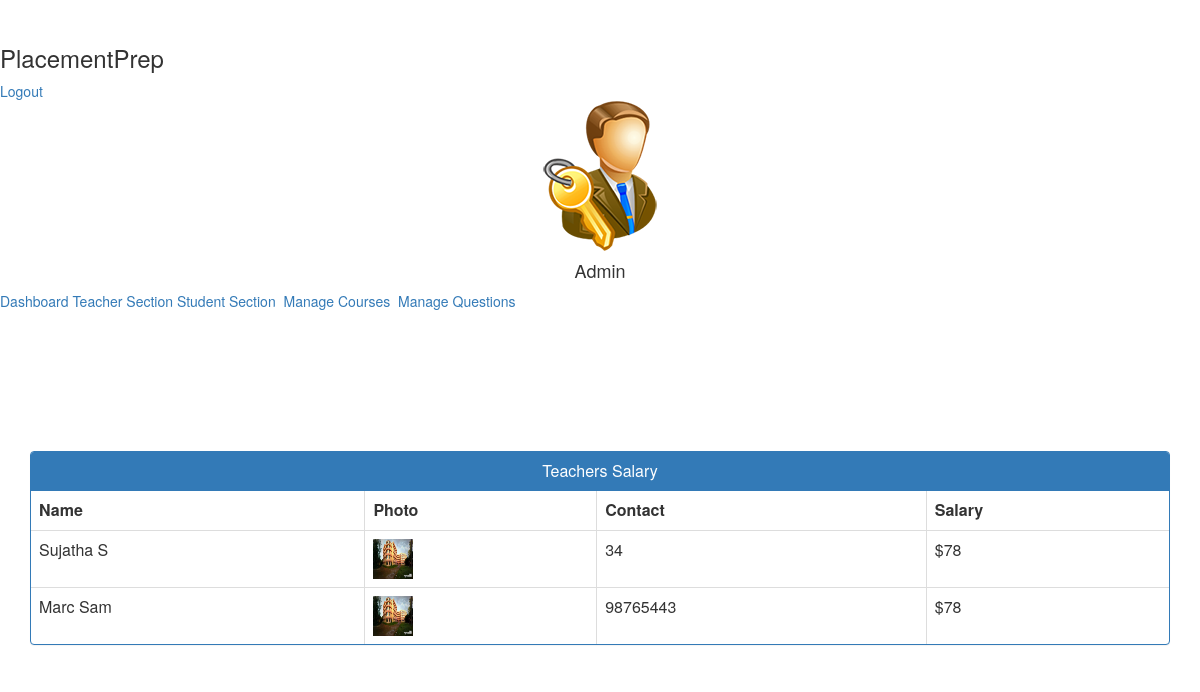
The app's page /admin-view-teacher-salary (signed in), older data.
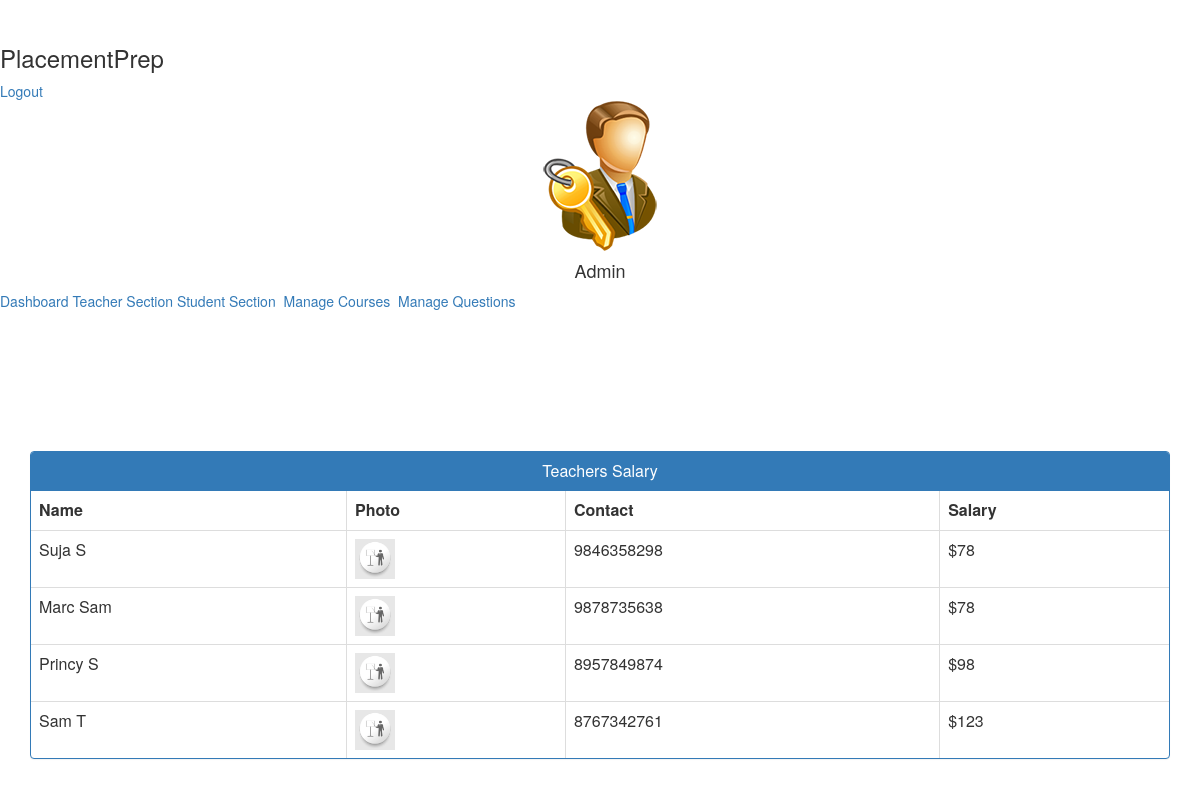
The same page, newer data.
### teacher/models.py (models this page shows, shortened)
class Teacher(models.Model):
    user=models.OneToOneField(User,on_delete=models.CASCADE)
    profile_pic= models.ImageField(upload_to='profile_pic/Teacher/',null=True,blank=True)
    address = models.CharField(max_length=40)
    mobile = models.CharField(max_length=20,null=False)
    status= models.BooleanField(default=False)
    salary=models.PositiveIntegerField(null=True)
    @property
    def get_name(self):
        return self.user.first_name+" "+self.user.last_name

### exam/views.py (the view)
# urls.py: path('admin-view-teacher-salary', views.admin_view_teacher_salary_view,name='admin-view-teacher-salary'),
@login_required(login_url='adminlogin')
def admin_view_teacher_salary_view(request):
    teachers= TMODEL.Teacher.objects.all().filter(status=True)
    return render(request,'exam/admin_view_teacher_salary.html',{'teachers':teachers})

### templates/exam/admin_view_teacher_salary.html (shortened to what this page needs)
<!-- {% extends 'exam/adminbase.html' %}
{% block content %}
{%load static%}
<head>
  <link href="//netdna.bootstrapcdn.com/bootstrap/3.0.0/css/bootstrap.min.css" rel="stylesheet" id="bootstrap-css">
</head>
<br><br>
<div class="container">
  <div class="panel panel-primary">
    <div class="panel-heading">
      <h6 class="panel-title">Teachers Salary</h6>
    </div>
    <table class="table table-hover table-bordered" id="dev-table">
      <thead>
        <tr>
          <th>Name</th>
          <th>Photo</th>
          <th>Contact</th>
          <th>Salary</th>
        </tr>
      </thead>
      {% for t in teachers %}
      <tr>
        <td> {{t.get_name}}</td>
        <td> <img src="{% static t.profile_pic.url %}" alt="Profile Pic" height="40px" width="40px" /></td>
        <td>{{t.mobile}}</td>
        <td>${{t.salary}}</td>
        </tr>
      {% endfor %}
    </table>
  </div>
</div>
<br><br><br><br><br><br>
{% endblock content %} -->

### templates/exam/adminbase.html (shortened to what this page needs)
{% load static %}
  <header>
    <label for="check">
      <i style="left: 225px;margin-top: 19px;"class="fas fa-bars" id="sidebar_btn"></i>
    </label>
    <div class="left_area">
      <h3>PlacementPrep</h3>
    </div>
    <div class="right_area">
      <a href="/logout" class="logout_btn" style="border-radius:0px;"> Logout</a>
    </div>
  </header>
  <div class="sidebar">
    <center>
      <img src="{% static "image/admin.png" %}" class="profile_image" alt="">
      <h4>Admin</h4>
    </center>
    <a href="/admin-dashboard"><span>Dashboard</span></a>
    <a href="/admin-teacher"><span>Teacher Section</span></a>
    <a href="/admin-student"><span>Student Section</span></a>
    <a href="/admin-course"><i class="fas fa-book"></i><span>Manage Courses</span></a>
    <a href="/admin-question"><i class="fas fa-question-circle"></i><span>Manage Questions</span></a>
  </div>
  <div class="content">
    <br><br><br><br><br>
    {% block content %}
    {% endblock content %}
    <br><br><br>
    {% include "exam/footer.html" %}
  </div>
</body>
</html>

### templates/exam/footer.html (shortened to what this page needs)
<!DOCTYPE html>
<html>
<head>
  <link rel="stylesheet" href="https://maxcdn.bootstrapcdn.com/font-awesome/4.7.0/css/font-awesome.min.css">
</head>
</html>

### templates/exam/admin_view_teacher_salary.html (style rules this page uses)
a:link { text-decoration: none; }
h6 { text-align: center; }

Row changes from the older to the newer data that the page shows:
changed Teacher: get_name "Sujatha S" → "Suja S"; profile_pic: a different picture; mobile "34" → "9846358298"
changed Teacher "Marc Sam": profile_pic: a different picture; mobile "98765443" → "9878735638"
added Teacher: get_name "Princy S", profile_pic (picture), mobile "8957849874", salary "98"
added Teacher: get_name "Sam T", profile_pic (picture), mobile "8767342761", salary "123"
